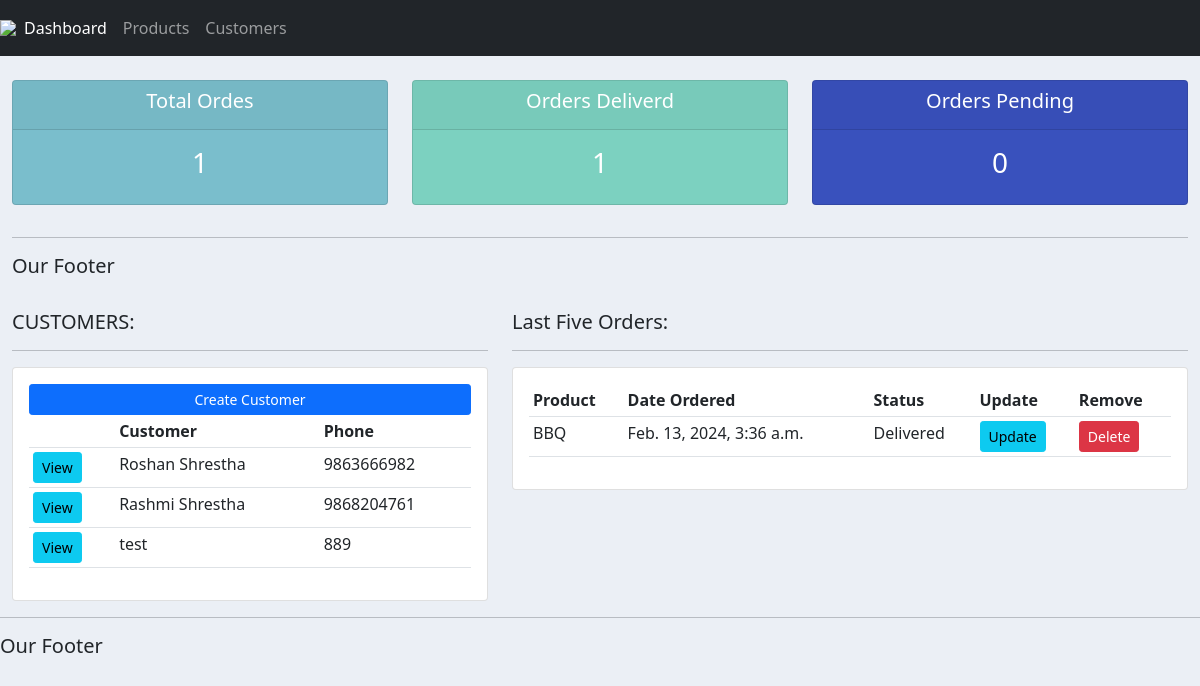
Before: / with the older database file.
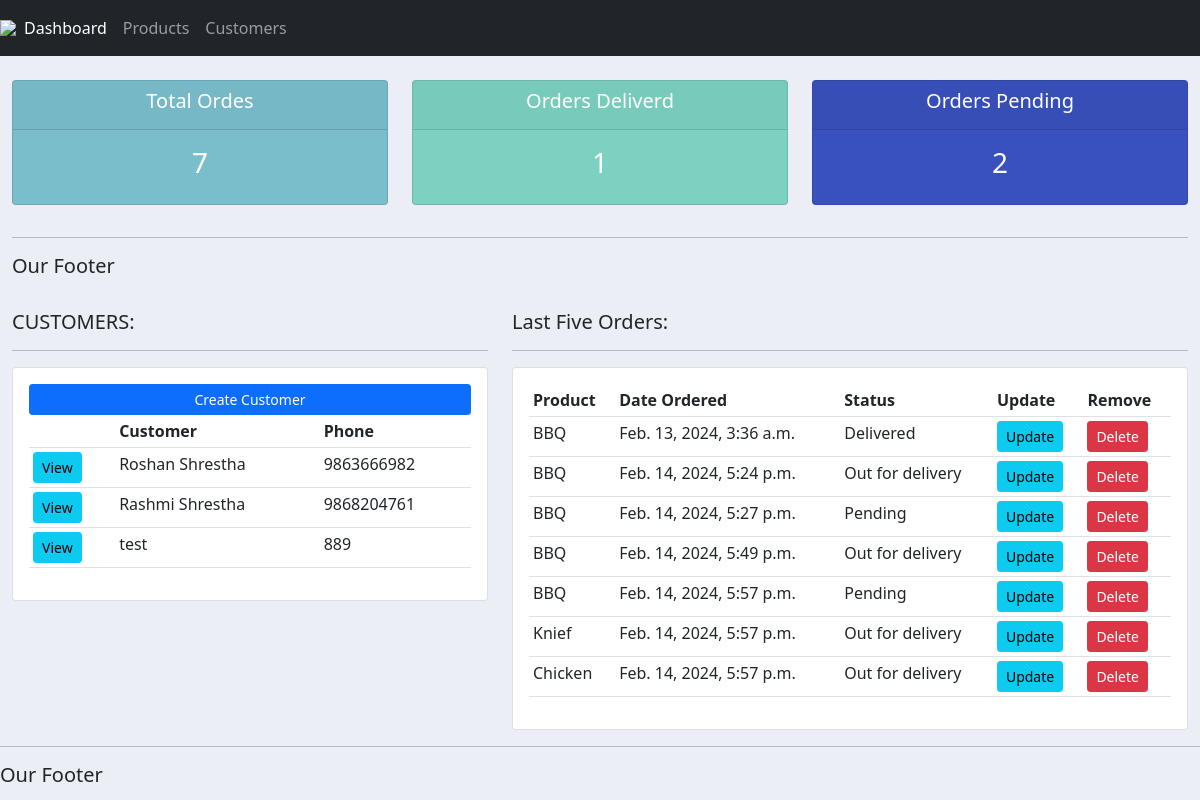
After: the same page with the newer database file.
### accounts/models.py (models this page shows, shortened)
class Customer(models.Model):
    name = models.CharField(max_length=200, null = True)
    phone = models.CharField(max_length=200, null = True)
    email = models.CharField(max_length=200, null = True)
    date_created = models.DateTimeField(auto_now_add = True, null = True)

class Order(models.Model):
    STATUS=(
                ('Pending', 'Pending'),
                ('Out for delivery', 'Out for delivery'),
                ('Delivered', 'Delivered'),
            )
    customer = models.ForeignKey(Customer, null = True, on_delete = models.SET_NULL)
    product = models.ForeignKey(Product, null = True, on_delete = models.SET_NULL)
    date_created = models.DateTimeField(auto_now_add = True, null = True)
    status = models.CharField(max_length=200, null=True, choices=STATUS)

class Product(models.Model):
    CATEGORY = (
                    ('Indoor', 'Indoor'),
                    ('Outdoor', 'Outdoor')
                )
    name = models.CharField(max_length=200, null = True)
    price =models.FloatField(null=True)
    category = models.CharField(max_length=200, null = True, choices= CATEGORY)
    description = models.CharField(max_length=200, null = True, blank = True)
    date_created = models.DateTimeField(auto_now_add = True, null = True)
    tags = models.ManyToManyField(Tag)
    def __str__(self):
        return self.name

### accounts/views.py (the view)
# urls.py: path('', views.home, name='home'),
def home(request):
    orders = Order.objects.all()
    customers = Customer.objects.all()
    total_customers = customers.count()
    total_orders = orders.count()
    delivered = orders.filter(status = 'Delivered').count()
    pending = orders.filter(status = 'Pending').count()
    context = {'orders': orders, 'customers': customers,
               'total_customers': total_customers,
               'total_orders': total_orders,
               'delivered': delivered,
                'pending': pending }
    return render(request, 'accounts/dashboard.html', context)

### accounts/templates/accounts/dashboard.html (shortened to what this page needs)
{% extends 'accounts/main.html' %}
{% block content %}
{% include 'accounts/status.html' %}
<div class="row">
    <div class="col-md-5">
        <h5> CUSTOMERS: </h5>
        <hr>
        <div class="card card-body">
            <a class="btn btn-primary btn-sm btn-block" href="{% url 'customer'}"> Create Customer</a>
            <table class="table table-sm">
                <tr>
                    <th></th>
                    <th>Customer</th>
                    <th>Phone</th>
                </tr>
                {% for customer in customers %}
                    <tr>
                        <td><a class ="btn btn-sm btn-info" href="{% url 'customer' customer.id %}"> View</a></td>
                        <td>{{customer.name}}</td>
                        <td>{{customer.phone}}</td>
                     </tr>
            </table>
        </div>
    </div>
    <div class="col-md-7">
        <h5> Last Five Orders: </h5>
        <hr>
        <div class="card card-body">
            <table class="table table-sm">
                <tr>
                    <th>Product</th>
                    <th>Date Ordered</th>
                    <th>Status</th>
                    <th>Update</th>
                    <th>Remove</th>
                </tr>
            {% for order in orders %}
                <tr>
                    <td>{{order.product}}</td>
                    <td>{{order.date_created}}</td>
                    <td>{{order.status}}</td>
                    <th><a class ="btn btn-sm btn-info" href="{% url 'update_order' order.id %}">Update</a></th>
                    <th><a class ="btn btn-sm btn-danger" href ="{% url 'delete_order' order.id %}"> Delete</a></th>
                 </tr>
            {% endfor %}
            </table>
        </div>
    </div>
</div>
{% endblock %}

### accounts/templates/accounts/main.html (shortened to what this page needs)
{%load static %}
<!DOCTYPE html>
<html>
    <head>
        <link href="https://cdn.jsdelivr.net/npm/bootstrap@5.0.2/dist/css/bootstrap.min.css" rel="stylesheet"
>
        <link rel="stylesheet" type="text/css" href="{% static '/css/main.css' %}">
    </head>
    <body>
        {% include 'accounts/navbar.html' %}
        <div class="container-fluid">
        {% block content %}
        {% endblock %}
    </div>
        <hr>
        <h5> Our Footer </h5>
    </body>
</html>

### accounts/templates/accounts/navbar.html (shortened to what this page needs)
{% load static %}
    <nav class="navbar navbar-expand-lg navbar-dark bg-dark">
        <img src="{% static '/images/logos.png'}">
        <div class="collapse navbar-collapse" id="navbarNavAltMarkup">
            <div class="navbar-nav">
            <a class="nav-item nav-link active" href="{% url 'home' %}">Dashboard</a>
            <a class="nav-item nav-link" href="{% url 'products' %}">Products</a>
            <a class="nav-item nav-link" href="#">Customers</a>
            </div>
        </div>
</nav>

### accounts/templates/accounts/status.html (shortened to what this page needs)
<!-- {% extends 'accounts/main.html' %}
{% block content %} -->
<br>
<div class="row">
    <div class="col">
        <div class="col-md">
            <div class="card text-center text-white mb-3" id="total-orders">
                <div class="card-header">
                    <h5 class ="card-title">Total Ordes</h5>
                </div>
                <div class="card-body">
                    <h3 class="card-title">{{total_orders}}</h3>
                </div>
                </div>
            </div>
        </div>
    <div class="col">
        <div class="col-md">
            <div class="card text-center text-white mb-3" id="orders-delivered">
                <div class="card-header">
                    <h5 class = "card-title">Orders Deliverd</h5>
                </div>
                <div class="card-body">
                    <h3 class="card-title">{{delivered}}</h3>
                </div>
            </div>
        </div>
    </div>
    <div class="col">
        <div class="col-md">
            <div class="card text-center text-white mb-3" id="orders-pending">
                <div class="card-header">
                    <h5 class = "card-title">Orders Pending</h5>
                </div>
                <div class="card-body">
                    <h3 class="card-title">{{pending}}</h3>
                </div>
            </div>
        </div>
    </div>
    {% endblock %}

### static/css/main.css (style rules this page uses)
body { background-color: #ebeff5;; }
#total-orders { background-color: #7abecc; }
#orders-delivered { background-color: #7CD1C0; }
#orders-pending { background-color: rgb(57, 81, 189) }

Changed rows visible on the page:
added Order: product "BBQ", date_created "Feb. 14, 2024, 5:24 p.m.", status "Out for delivery"
added Order: product "BBQ", date_created "Feb. 14, 2024, 5:27 p.m.", status "Pending"
added Order: product "BBQ", date_created "Feb. 14, 2024, 5:49 p.m.", status "Out for delivery"
added Order: product "BBQ", date_created "Feb. 14, 2024, 5:57 p.m.", status "Pending"
added Order: product "Knief", date_created "Feb. 14, 2024, 5:57 p.m.", status "Out for delivery"
added Order: product "Chicken", date_created "Feb. 14, 2024, 5:57 p.m.", status "Out for delivery"
Other visible differences:
{{ total_orders }}: "1" → "7"
{{ pending }}: "0" → "2"
